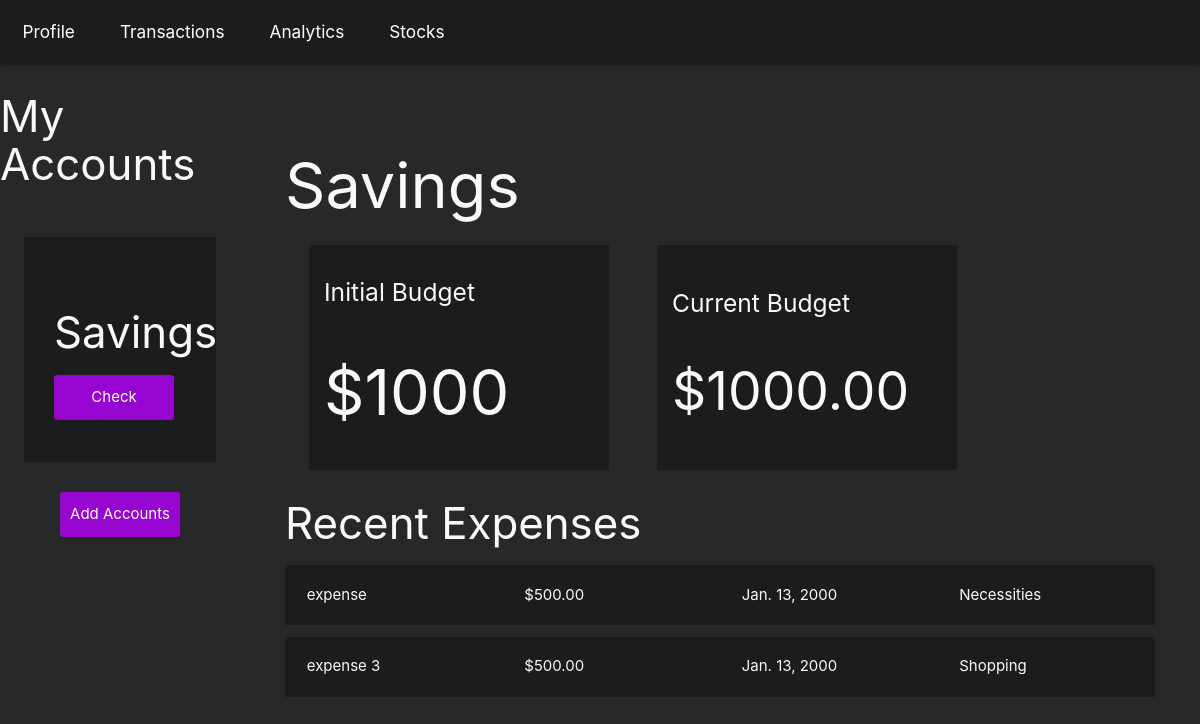
The page /savings (signed in) on the database as committed earlier.
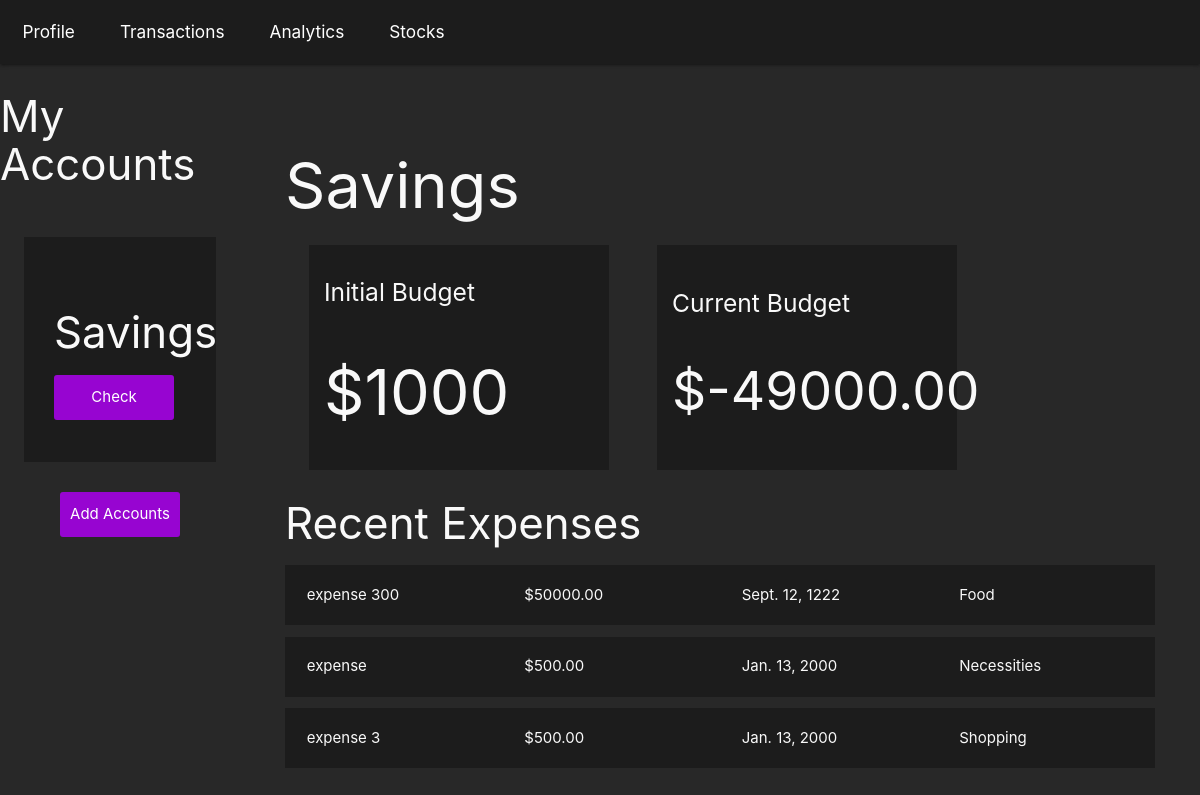
The same page on the database as committed later.
### budget/models.py (models this page shows, shortened)
class Project(models.Model):
    name = models.CharField(max_length=100)
    slug = models.SlugField(max_length=100, unique=True, blank=True)
    budget = models.IntegerField()
    def budget_left(self):
        expense_list = Expense.objects.filter(project=self)
        income_list = Income.objects.filter(project=self)
        total_expense_amount = 0
        total_income_amount = 0
        for expense in expense_list:
            total_expense_amount += expense.amount
        for income in income_list:
            total_income_amount += income.amount
        print(total_income_amount)
        return self.budget - total_expense_amount + total_income_amount

class Expense(models.Model):
    project = models.ForeignKey(Project, on_delete = models.CASCADE, related_name = 'expenses')
    title = models.CharField(max_length=100)
    amount = models.DecimalField(max_digits=8, decimal_places=2)
    date = models.DateField(("Date"), default=datetime.date.today)
    type = 'expense'
    category = models.CharField( max_length = 20, choices = SELECT_CATEGORY_CHOICES , default ='Food')
    class Meta:
        ordering = ('-amount',)

class Income(models.Model):
    project = models.ForeignKey(Project, on_delete = models.CASCADE, related_name = 'income')
    title = models.CharField(max_length=100)
    amount = models.DecimalField(max_digits=8, decimal_places=2)
    date = models.DateField(("Date"), default=datetime.date.today)
    type = 'income'
    category = models.CharField( max_length = 20, choices = SELECT_CATEGORY_CHOICES , default ='Food')
    class Meta:
        ordering = ('-amount',)

### budget/views.py (the view)
# urls.py: path('<slug:project_slug>', views.profile, name = 'profile'),
@login_required()
def profile(request, project_slug):
    project = get_object_or_404(Project, slug=project_slug)
    project_list = Project.objects.all()
    return render(request, 'budget/profile.html', {
        'project': project,
        'project_list': project_list,
        'expense_list': project.expenses.all(),
    })

### budget/templates/budget/profile.html
{% extends 'budget/base.html' %}
{% block content %}
{% include "budget/header.html" %}
<div class = "profile-section">
    <h1>{{ project.name }}</h1>
    <section class="profile-stats">
        <div class = "stat-card">
            <h5>Initial Budget</h6>
            <h1>${{ project.budget }}</h1>
        </div>
        <div class = "stat-card">
            <h5>Current Budget</h6>
            {% if project.budget_left > 0 %}
                <h2>${{ project.budget_left }}</h2>
            {% elif project.budget_left == 0 %}
                <h2>${{ project.budget_left }}</h2>
            {% else %}
                <h2>${{ project.budget_left }}</h2>
            {% endif %}
        </div>
    </section>
    <section class = "section-expenses">
        <h3>Recent Expenses</h3>
        <ul class="expense-list">
            {% for expense in expense_list %}
            <li>
                <div class="expense-col">
                    <spanc>{{ expense.title }}</span>
                </div>
                <div class="expense-col">
                    <spanc>${{ expense.amount }}</span>
                </div>
                <div class="expense-col">
                    <spanc>{{ expense.date }}</span>
                </div>
                <div class="expense-col">
                    <spanc>{{ expense.category }}</span>
                </div>
            </li>
            {% empty %}
            <div class = "">
                <h3>You have no expenses yet</h3>
            </div>
            {% endfor %}
        </ul>
    </section>
</div>
{% endblock %}

### budget/templates/budget/header.html
{% extends 'budget/base.html' %}
{% block content %}
<nav class = "nav-dec">
    <a href="{% url 'profile' project.slug %}">Profile</a>
    <a href="{% url 'transactions' project.slug %}">Transactions</a>
    <a href="{% url 'analytics' project.slug %}">Analytics</a>
    <a href="{% url 'stocks' project.slug %}">Stocks</a>
</nav>
<div class = 'left-nav'>
    <h3>My Accounts</h3>
    <div class="project-list">
        {% for project in project_list %}
            <div class="project-card">
                <h3>{{ project.name }}</h3>
                <a href="{% url 'profile' project.slug %}" class="account-button">Check</a>
            </div>
        {% endfor %}
        <a href="../add" class="account-button">
            <span>Add Accounts</span>
        </a>
    </div>
</div>
{% endblock %}

Rows that differ between the two databases and show on the page:
computed for Project "Savings": budget_left "1000.00" → "-49000.00"
added Expense: title "expense 300", amount "50000.00", date "Sept. 12, 1222", category "Food"
